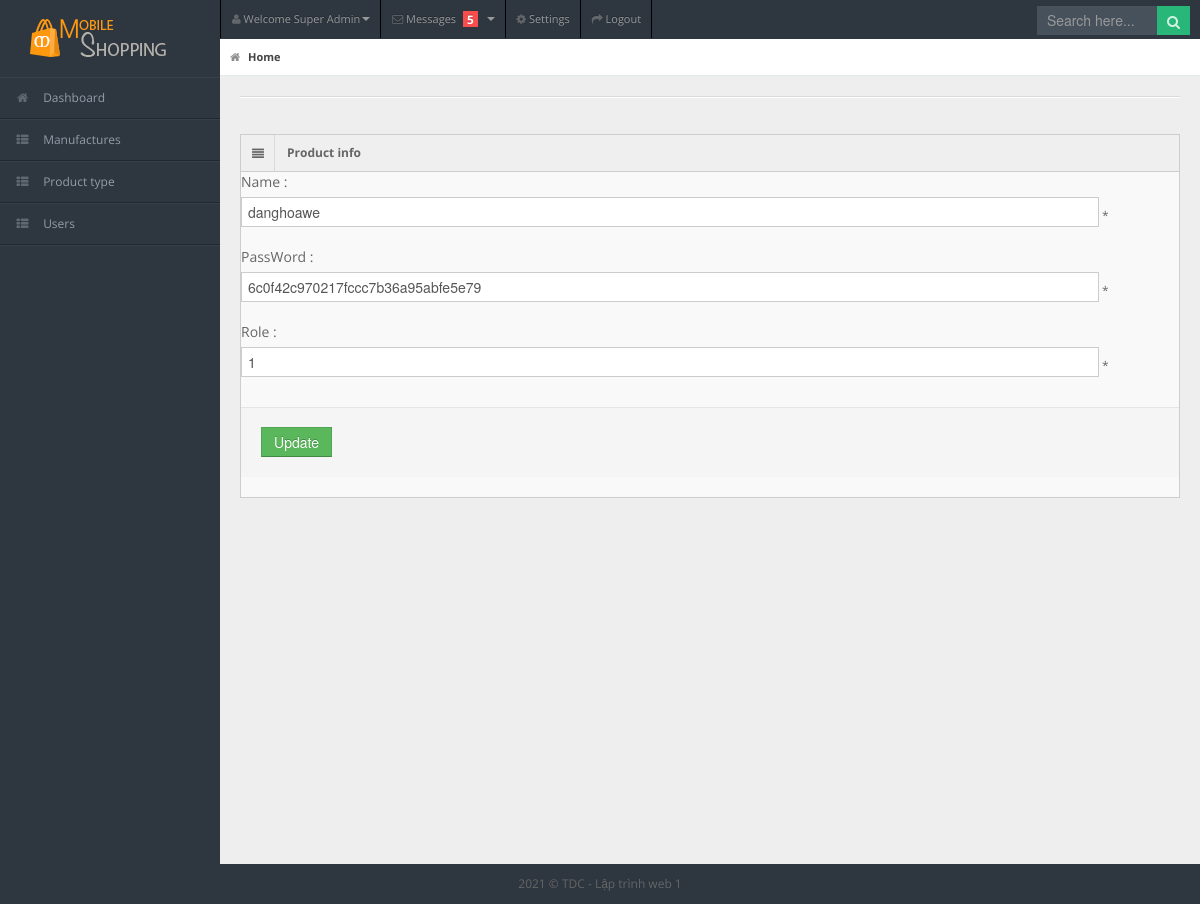
Screenshot of /admin/editUser.php?userName=danghoawe (signed in) with the database file from the repository.
### tables this page shows
CREATE TABLE IF NOT EXISTS `users` (
  `name_user` varchar(100) NOT NULL,
  `pass_user` varchar(100) NOT NULL,
  `Role` int(11) DEFAULT NULL,
  PRIMARY KEY (`name_user`)
);

### admin/models/db.php (called while the page is built, shortened)
<?php    session_start();
class Db
{
    public static $connection;
    public function __construct()
    {
        if (!self::$connection) {
            self::$connection = new mysqli(DB_HOST, DB_USER, DB_PASSWORD, DB_NAME,PORT);
            self::$connection->set_charset(DB_CHARSET);
        }
        return self::$connection;
    }
}

### admin/models/user.php (called while the page is built, shortened)
<?php
class User extends Db{
    function getExaclyUser($userName){
        $sql = self::$connection->prepare("SELECT * FROM users where name_user = ?" );
        $sql->bind_param("s",$userName  );
        $sql->execute();
        $items = $sql->get_result()->fetch_all(MYSQLI_ASSOC);
        return $items;
    }
}

### admin/editUser.php (the view, shortened to what this page needs)
<?php
    include "header.php";
    if(isset($_GET['userName']))
    {
        $user = new User();
        $id =$_GET['userName'];
        $arr = $user -> getExaclyUser($id);
    }
?>
                    <div class="widget-box">
                        <div class="widget-title"> <span class="icon"> <i class="icon-align-justify"></i> </span>
                            <h5>Product info</h5>
                        </div>
                        <div class="widget-content nopadding">
                            <form action="editUser.php?userName=<?php echo $arr[0]["name_user"]?>" method="post" disabled >
                                <div class="control-group">
                                    <label class="control-label">Name :</label>
                                    <div class="controls">
                                        <input type="text" class="span11" placeholder="Product name" name="userName" value="<?= $arr[0]["name_user"]?>" required/> *
                                    </div>
                                </div>
                                <div class="control-group">
                                            <label class="control-label">PassWord :</label>
                                            <div class="controls">
                                                <input type="text" class="span11" placeholder="PassWord" name="passWord" value="<?= $arr[0]["pass_user"]?>"required/> *
                                            </div>
                                        </div>
                                <div class="control-group">
                                            <label class="control-label">Role :</label>
                                            <div class="controls">
                                                <input type="number" class="span11" name="Role" min="1" max="3" value="<?= $arr[0]["Role"]?>" required/> *
                                            </div>
                                </div>
                                        <div class="form-actions">
                                            <button type="submit" class="btn btn-success">Update</button>
                                        </div>
                                    </div>
                        </div>
                    </div>
                </div>
            </div>
        </div>
    <div class="row-fluid">
        <div id="footer" class="span12"> 2021 &copy; TDC - Lập trình web 1</div>
    </div>
</body>
</html>

### admin/css/matrix-style.css (style rules this page uses)
* { outline:none !important; -moz-outline: none !important; }
html, body { height:100% }
body { overflow-x: hidden; margin-top: -10px; font-family: 'Open Sans', sans-serif; font-size:12px; color:#666; }
select, textarea, input[type="text"], input[type="password"], input[type="datetime"], input[type="datetime-local"], input[type="date"], input[type="month"], input[type="time"], input[type="week"], input[type="number"], input[type="email"], input[type="url"], input[type="search"], input[type="tel"], input[type="color"], .uneditable-input, .label, .dropdown-menu, .btn, .well, .progress, .table-bordered, .btn-group > .btn:first-child, .btn-group > .btn:last-child, .btn-group > .btn:last-child, .btn-group > .dropdown-toggle, .alert { border-radius:0px; }
.btn, textarea, input[type="text"], input[type="password"], input[type="datetime"], input[type="datetime-local"], input[type="date"], input[type="month"], input[type="time"], input[type="week"], input[type="number"], input[type="email"], input[type="url"], input[type="search"], input[type="tel"], input[type="color"], .uneditable-input { box-shadow:none; }
.progress, .progress-success .bar, .progress .bar-success, .progress-warning .bar, .progress .bar-warning, .progress-danger .bar, .progress .bar-danger, .progress-info .bar, .progress .bar-info, .btn, .btn-primary { background-image:none; }
#footer { padding:10px; text-align:center; }
.stat-boxes .peity_bar_good, .stat-boxes .peity_line_good, { color: #459D1C; }
.widget-box { background: none repeat scroll 0 0 #F9F9F9; border-left: 1px solid #CDCDCD; border-top: 1px solid #CDCDCD; border-right: 1px solid #CDCDCD; clear: both; margin-top: 16px; margin-bottom: 16px; position: relative; }
.widget-title, .modal-header, .table th, div.dataTables_wrapper .ui-widget-header { background:#efefef; border-bottom: 1px solid #CDCDCD; height: 36px; }
.widget-title span.icon { padding: 9px 10px 7px 11px; float: left; border-right:1px solid #dadada; }
.widget-title h5 { color: #666; float: left; font-size: 12px; font-weight: bold; padding: 12px; line-height: 12px; margin: 0; }
.widget-content { padding:15px; border-bottom: 1px solid #cdcdcd; }
.nopadding { padding: 0 !important; }
form { margin-bottom: 0; }

### admin/css/matrix-media.css (style rules this page uses)
body { background:#2E363F; }

### rows the page displays
users: userName "danghoawe", passWord "6c0f42c970217fccc7b36a95abfe5e79", Role "1"
